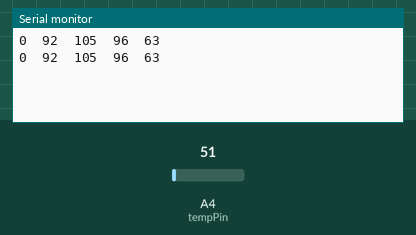
Recording of a sketch running on a simulated Arduino Uno, built with avr-gcc and run on an emulated ATmega328P. Parts: the last lines printed to the serial monitor. The test bench sets the inputs (shaded band); at power-on: A4 (tempPin) = 51.

Above: at 1.8 s.
1.9 s: A4 (tempPin) set to 61
At 2.7 s:
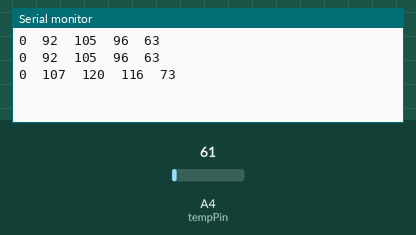
3.4 s: A4 (tempPin) set to 71
At 4.8 s:
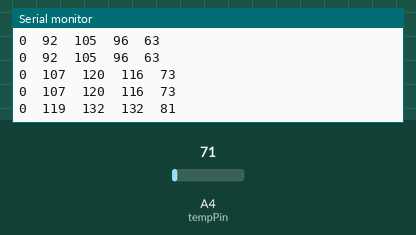
Timing chart, 0 to 6.4 s (numbered marks = the images above; inputs shaded):
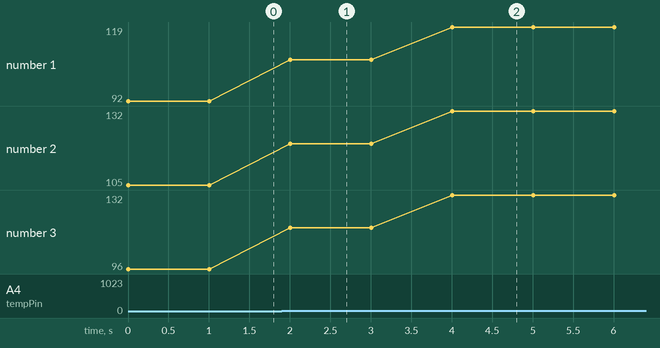

Measured:
- after the input at 1.9 s, the serial monitor: prints a new line after 0.10 s (image 1)
- after the input at 3.4 s, the serial monitor: prints a new line after 0.60 s (image 2)
- plotted number 1: 92 → 107 after the input at 1.9 s, 107 → 119 after the input at 3.4 s
- plotted number 2: 105 → 120 after the input at 1.9 s, 120 → 132 after the input at 3.4 s
- plotted number 3: 96 → 116 after the input at 1.9 s, 116 → 132 after the input at 3.4 s

The sketch:

temperaturaArduinoYun.ino
```cpp
 /* Sensor de temperatura Directo
 * ------------------
 * Laboratorio IoT para Arquitectura de Software 2016-20
 * Universidad de los Andes
 *
 * el ejemplo lee una entrada analoga del sensor de temperatura y
 * la transmite por el puerto serial como un string cada segundo.
 *
 * creado el 18 de julio de 2016
 */
 #include <string.h>
 // Selecciona el pin de entrada analoga a leer.
 int tempPin = 4;
 // variable para guardar el valor del sensor de temperatura.j
 //char tempUnit = 'C';
  // variable para guardar el valor del sensor de temperatura.
 int tempC = 0;

 // arreglo de chars para envio final del dato del sensor.
 int tempArray[5] = {0,0,0,0,0};
 //id, frecuencia,presion1,presion2,estres
 // variable temporal de conteo
 int i = 0;
 // preparacion del proceso
  int id=0;
 void setup()
 {
   // Abre puerto serial y lo configura a 9600 bps bits por segunfdo
     Serial.begin(9600);
     // se fija la unidad de trabajo del sensor de temperatura.
     tempArray[0] = id;
 }
 // ejecuta el procesamiento del sensor

 void loop()
 {
   // lee el valor del sensor de temperatura en Volts
   tempC = analogRead(tempPin);
   // Convierte el valor a temperatura a grados centigrados y de analogo a digital
   // DEPENDE DEL SENSOR, REVISAR DATASHEET
   tempC = (4.9 * tempC * 100.0)/1024.0;

   // se transforma el dato int de temperatura a un char
   //tempArray[0] = String(tempC);
   tempArray[1]=3*tempC+20;
   tempArray[2]=3*tempC+33;
   tempArray[3]=4*tempC;
   tempArray[4]=2*tempC+15;
   // Envia los datos uno por uno del arreglo del sensor por puerto serial

   for (i=0; i<5; i++)
   {
     // imprime el elemento del arreglo por el puerto serial
     Serial.print(tempArray[i]);
     // espacio para diferenciar elementos en el arreglo
     if (i < 4)
     {
       Serial.print("\t");
     }
   }
   // final de la trama de datos
   Serial.println("");
   // espera 1 segundo para repetir el procedimiento
   delay(1000);
   //Serial.println(tempArray[0]);
 }
```
